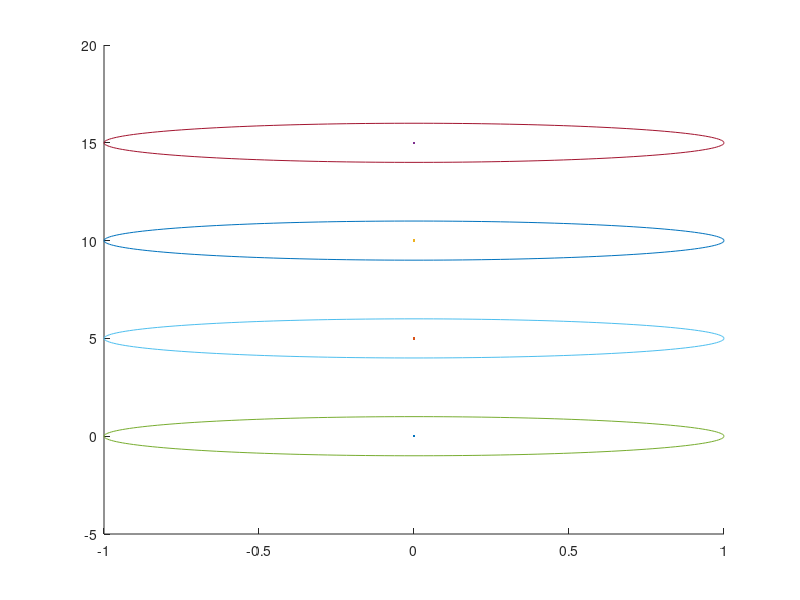

Reproduce this figure in MATLAB. (Note: this script raises an error after producing the figure.)
clc 
clear all
clf

A=[0 0;0 0];
B=[1 0;0 1];
C=eye(2,2);
D=zeros(2,2);

sys=ss(A,B,C,D);


Num_agen=4;


Ts=0.1;
sysd=c2d(sys,Ts);
Ad=sysd.A;
Bd=sysd.B;
T=50;
%% intial trajectory
count=1;
%X(:,1)=[0;0 ;  20;0 ; 20;20   ;  0;20 ];
X(:,1)=[0;0 ;  0;5 ; 0;10   ;  0;15 ];
for t=0:Ts:5
    if t<2
        u(:,count)=0*ones(2*Num_agen,1);
    else
        u(:,count)=0*ones(2*Num_agen,1);
    end
    for i=1:Num_agen
        X((2*i-1):(2*i),count+1)=Ad*X((2*i-1):(2*i),count)+Bd*u((2*i-1):(2*i),count);
    end
    count=count+1;   
end

X0=X;
for i=1:Num_agen
    hold on
    plot(X((2*i-1),:),X((2*i),:),'.')
end


hold on





%% Laplacian initial traj

X(:,1)=[0;0 ;  0;5 ; 0;15   ;  0;10 ];
%X(:,1)=[20;25 ;  20;20 ; 25;20   ;  25;25 ];
kp = 15.8;
kc = 1.5;
Laplacian = - ones(Num_agen) + Num_agen*eye(Num_agen);
% 
% 
% final = [20;25 ;  20;20 ; 25;20   ;  25;25 ];
% 
% centroid = (ones(Num_agen,Num_agen) * X)/5;
%     centroid_diff = centroid-[final_centeroid(1) final_centeroid(2);final_centeroid(1) final_centeroid(2);final_centeroid(1) final_centeroid(2);final_centeroid(1) final_centeroid(2);final_centeroid(1) final_centeroid(2)];
% 
% V_des = Laplacian*(final-X);



%%
R_obs=2;
R_agent=1;
N=length(X(1,:));
obs_center=[
    X(1:2,1)'; ...
    X(3:4,1)'; ...
    X(5:6,1)'; ...
    X(7:8,1)'];
R_plot=[R_agent,R_agent,R_agent,R_agent];
R=2*R_plot;


alpha=1;
obs_num=length(R);
r_default=0.7*ones(Num_agen,1);

lambda=10000;

i=1;
figure(1)
tol=0.001;



hold on

theta=linspace(0,2*pi,201);
for j=1:obs_num
    x_theta=R_plot(j)*cos(theta);
    y_theta=R_plot(j)*sin(theta);
    plot(obs_center(j,1)+x_theta,obs_center(j,2)+y_theta)
end

for iteration=1:60
    


    cvx_solver SDPT3
    cvx_precision best

    cvx_begin 

        variable w(2*Num_agen,N-1)

        variable v(2*Num_agen,N-1)
        variable d(2*Num_agen,N)
        variable U(1,N-1)
        variable s(N*(obs_num-1),Num_agen)
        %variable center(N,2)
        variable v_diff(N-1,Num_agen)
        %variable s_pos(N)
        %minimize (  500*sum(U*Ts) + lambda*sum(sum(abs(v)))  + lambda*(sum(max(s(:,1),0))   +   1*sum(max(s(:,2),0))) )
        
        minimize (  0.001*sum(sum(abs((u+w)*Ts))) + 1000*lambda*sum(sum(abs(v)))  + lambda*0.001*(   sum(sum(max(s,0)))   )) 

        subject to
        cvx_precision best
        %cvx_precision low
        E=eye(2);
        d(:,1)==zeros(2*Num_agen,1);

        %center(1,:)==[0,0];


        
        for i=1:N-1
            
            obs_center=[
                X(1:2,i)'; ...
                X(3:4,i)'; ...
                X(5:6,i)'; ...
                X(7:8,i)'];

            center(i,:)=[(X(1,i)+X(3,i)+X(5,i)+X(7,i))/4,(X(2,i)+X(4,i)+X(6,i)+X(8,i))/4];


            final = [20,25 ;  20,20 ; 25,20   ;  25,25 ];
            final_centeroid=[22.5,22.5];
            centroid_diff = center(i,:)-final_centeroid;
            V_des = Laplacian*(final-obs_center);
            V_des=kp*V_des - centroid_diff*kc;
            
            for ii=1:4
                for jj=1:2
                    if V_des(ii,jj)>8
                        V_dess(jj+2*(ii-1),1)=8;
                    elseif V_des(ii,jj)<-8
                        V_dess(jj+2*(ii-1),1)=-8;
                    else
                        V_dess(jj+2*(ii-1),1)=V_des(ii,jj);
                    end
                end
            end
            
            

            for j=1:Num_agen


                -r_default(j,1)<=w((2*j-1):(2*j),i)<=r_default(j,1);
  


                X((2*j-1):(2*j),i+1)+d((2*j-1):(2*j),i+1)== ...
                    (Ad*X((2*j-1):(2*j),i)+Ad*d((2*j-1):(2*j),i))+ ...
                    (Bd*u((2*j-1):(2*j),i)+Bd*w((2*j-1):(2*j),i))+E*v((2*j-1):(2*j),i);
                U(i)==norm(u(:,i),2);

                v_diff(i,j)==norm(u((2*j-1):(2*j),i)    -   V_dess((2*j-1):(2*j))     ,2);




                countk=1;

                for k=1:obs_num
                    if k==j
                        continue
                    end
                    R(k)-norm(X((2*j-1):(2*j),i)-obs_center(k,:)',2)- ...
                        (X((2*j-1):(2*j),i)-obs_center(k,:)')'*(X((2*j-1):(2*j),i)+d((2*j-1):(2*j),i)-obs_center(k,:)') ...
                        /norm(X((2*j-1):(2*j),i)-obs_center(k,:)',2)<=s((countk-1)*(N)+i,j);
                    countk=countk+1;
                end
            end

        end

        X(:,N)+d(:,N)==[20+20;25 ;  20+20;20 ; 25+20;20   ;  25+20;25 ];
        
    cvx_end

    % 


    w=full(w);
    v=full(v);
    d=full(d);
    X=X+d;
    u=u+w;
    hold on
    for i=1:Num_agen
        hold on
        plot(X((2*i-1),:),X((2*i),:),'.')
    end
    ss=0;



    for i=1:N
        
        obs_center=[
            X(1:2,i)'; ...
            X(3:4,i)'; ...
            X(5:6,i)'; ...
            X(7:8,i)'];
        for j=1:Num_agen
            countk=1;
            for k=1:obs_num
                if k==j
                    continue
                end
                ss((countk-1)*(N)+i,j)=R(k)-norm(X((2*j-1):(2*j),i)-obs_center(k,:)',2);
                countk=countk+1;
            end
        end
        
    end

    ss_max=max(ss);

    % for i=1:Num_agen
    %     if ss_max(i)<0
    %         r_default(i)=0.01;
    %     else
    %         r_default(i)=1;
    %     end
    % end

    
    
    if max(max(ss))<0 && iteration>40
        break;
    end
    pause(0.01)
end


%%
figure(2)
hold on
for i=1:N
    for j=1:Num_agen
        hold on
        if j==1
            plot(X((2*j-1),i),X((2*j),i),'r.')
        elseif j==2
            plot(X((2*j-1),i),X((2*j),i),'g.')
        elseif j==3
            plot(X((2*j-1),i),X((2*j),i),'b.')
        elseif j==4
            plot(X((2*j-1),i),X((2*j),i),'c.')
        end
        
        %plot(X0((2*i-1),:),X0((2*i),:),'.')
    end

    obs_center=[
        X(1:2,i)'; ...
        X(3:4,i)'; ...
        X(5:6,i)'; ...
        X(7:8,i)'];


    theta=linspace(0,2*pi,201);
    xlim([-5 50])
    ylim([-5 50])
    for j=1:obs_num
        hold on
        x_theta=R_plot(j)*cos(theta);
        y_theta=R_plot(j)*sin(theta);
        if j==1
            plot(obs_center(j,1)+x_theta,obs_center(j,2)+y_theta,'r')
        elseif j==2
            plot(obs_center(j,1)+x_theta,obs_center(j,2)+y_theta,'g')
        elseif j==3
            plot(obs_center(j,1)+x_theta,obs_center(j,2)+y_theta,'b')
        elseif j==4
            plot(obs_center(j,1)+x_theta,obs_center(j,2)+y_theta,'c')
        end
    end

pause(0.05)
%clf


end









%% utility funcitons


function XX=stack_vec(X,u)
    XX=reshape(X(:,1:end-1),[length((X(:,1)))*length(X(1,:))-4,1]);
    uu=reshape(u,[length((u(:,1)))*length(u(1,:)),1]);
    XX=[XX;uu];
end


function [X,u]=unstack_vec(XX,uu)
    X=reshape(XX,[4,length(XX)/4]);
    u=reshape(uu,[2,length(uu)/2]);
end